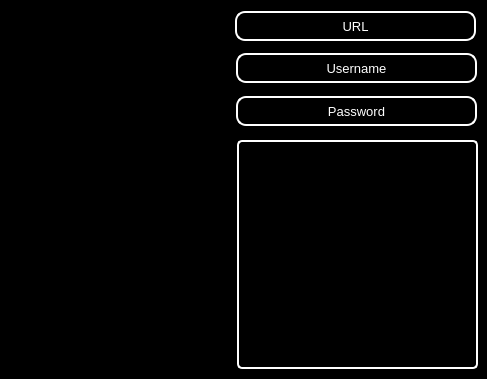
<?xml version="1.0" encoding="UTF-8"?>
<ui version="4.0">
 <class>MainWindow</class>
 <widget class="QMainWindow" name="MainWindow">
  <property name="geometry">
   <rect>
    <x>0</x>
    <y>0</y>
    <width>487</width>
    <height>379</height>
   </rect>
  </property>
  <property name="windowTitle">
   <string>Password Manager</string>
  </property>
  <property name="styleSheet">
   <string notr="true">background-color: rgb(0, 0, 0);</string>
  </property>
  <widget class="QWidget" name="centralwidget">
   <layout class="QVBoxLayout" name="verticalLayout">
    <item>
     <widget class="QStackedWidget" name="stackedWidget">
      <property name="styleSheet">
       <string notr="true">background-color: rgb(0, 0, 0);</string>
      </property>
      <property name="currentIndex">
       <number>1</number>
      </property>
      <widget class="QWidget" name="Page01">
       <widget class="QLabel" name="loginLabel">
        <property name="geometry">
         <rect>
          <x>109</x>
          <y>6</y>
          <width>250</width>
          <height>250</height>
         </rect>
        </property>
        <property name="text">
         <string/>
        </property>
        <property name="pixmap">
         <pixmap resource="Resources.qrc">:/RC/IMG1.png</pixmap>
        </property>
        <property name="scaledContents">
         <bool>true</bool>
        </property>
       </widget>
       <widget class="QLineEdit" name="pwEdit">
        <property name="geometry">
         <rect>
          <x>129</x>
          <y>283</y>
          <width>207</width>
          <height>28</height>
         </rect>
        </property>
        <property name="font">
         <font>
          <pointsize>10</pointsize>
         </font>
        </property>
        <property name="styleSheet">
         <string notr="true">background-color: rgb(0, 0, 0);
color: rgb(255, 255, 255);
border: 2px solid white;
border-radius: 10px;</string>
        </property>
        <property name="echoMode">
         <enum>QLineEdit::Password</enum>
        </property>
        <property name="placeholderText">
         <string> Password</string>
        </property>
       </widget>
       <widget class="ChildLineEdit" name="otpEdit">
        <property name="geometry">
         <rect>
          <x>129</x>
          <y>321</y>
          <width>207</width>
          <height>28</height>
         </rect>
        </property>
        <property name="font">
         <font>
          <pointsize>10</pointsize>
         </font>
        </property>
        <property name="styleSheet">
         <string notr="true">background-color: rgb(0, 0, 0);
color: rgb(255, 255, 255);
border: 2px solid white;
border-radius: 10px;</string>
        </property>
        <property name="placeholderText">
         <string> OTP Code</string>
        </property>
       </widget>
       <widget class="HoverButton" name="loginButton">
        <property name="geometry">
         <rect>
          <x>359</x>
          <y>280</y>
          <width>75</width>
          <height>71</height>
         </rect>
        </property>
        <property name="autoFillBackground">
         <bool>false</bool>
        </property>
        <property name="text">
         <string>Log in</string>
        </property>
        <property name="checkable">
         <bool>true</bool>
        </property>
       </widget>
       <widget class="HoverButton" name="resetButton">
        <property name="geometry">
         <rect>
          <x>32</x>
          <y>280</y>
          <width>75</width>
          <height>71</height>
         </rect>
        </property>
        <property name="styleSheet">
         <string notr="true">background-color: rgb(0, 0, 0);
color: rgb(255, 255, 255);
border: 2px solid white;
border-radius: 10px;</string>
        </property>
        <property name="text">
         <string>Reset</string>
        </property>
       </widget>
       <widget class="QLabel" name="errorLabel">
        <property name="geometry">
         <rect>
          <x>40</x>
          <y>259</y>
          <width>391</width>
          <height>17</height>
         </rect>
        </property>
        <property name="font">
         <font>
          <weight>75</weight>
          <bold>true</bold>
         </font>
        </property>
        <property name="styleSheet">
         <string notr="true">color: rgb(255, 0, 0);</string>
        </property>
        <property name="text">
         <string>Incorrect Login. Try again.</string>
        </property>
        <property name="alignment">
         <set>Qt::AlignCenter</set>
        </property>
       </widget>
      </widget>
      <widget class="QWidget" name="Page02">
       <property name="styleSheet">
        <string notr="true">QTreeView::branch:has-siblings:!adjoins-item {
    border-image: url(vline.png) 0;
}

QTreeView::branch:has-siblings:adjoins-item {
    border-image: url(:/RC/branch-more.png) 0;
}

QTreeView::branch:!has-children:!has-siblings:adjoins-item {
    border-image: url(:/RC/branch-end.png) 0;
}

QTreeView::branch:has-children:!has-siblings:closed,
QTreeView::branch:closed:has-children:has-siblings {
        border-image: none;
        image: url(:/RC/branch-closed.png);
}

QTreeView::branch:open:has-children:!has-siblings,
QTreeView::branch:open:has-children:has-siblings  {
        border-image: none;
        image: url(:/RC/branch-open.png);
}
</string>
       </property>
       <widget class="QTreeWidget" name="treeWidget">
        <property name="geometry">
         <rect>
          <x>-1</x>
          <y>2</y>
          <width>221</width>
          <height>358</height>
         </rect>
        </property>
        <property name="contextMenuPolicy">
         <enum>Qt::CustomContextMenu</enum>
        </property>
        <property name="styleSheet">
         <string notr="true">background-color: rgb(255, 255, 255);
color: rgb(0, 0, 0);
border: 2px solid white;
border-radius: 5px;
QTreeView {
        QScrollBar:vertical {
            border: 2px solid grey;
            background: #32CC99;
            height: 15px;
            margin: 0px 20px 0 20px;
        }
    }</string>
        </property>
        <property name="alternatingRowColors">
         <bool>true</bool>
        </property>
        <property name="sortingEnabled">
         <bool>false</bool>
        </property>
        <attribute name="headerVisible">
         <bool>false</bool>
        </attribute>
        <column>
         <property name="text">
          <string notr="true">1</string>
         </property>
        </column>
       </widget>
       <widget class="HoverButton" name="urlButton">
        <property name="geometry">
         <rect>
          <x>226</x>
          <y>2</y>
          <width>241</width>
          <height>30</height>
         </rect>
        </property>
        <property name="font">
         <font>
          <pointsize>10</pointsize>
          <weight>50</weight>
          <bold>false</bold>
         </font>
        </property>
        <property name="styleSheet">
         <string notr="true">background-color: rgb(0, 0, 0);
color: rgb(255, 255, 255);
border: 2px solid white;
border-radius: 10px;</string>
        </property>
        <property name="text">
         <string>URL</string>
        </property>
       </widget>
       <widget class="HoverButton" name="usernameButton">
        <property name="geometry">
         <rect>
          <x>227</x>
          <y>44</y>
          <width>241</width>
          <height>30</height>
         </rect>
        </property>
        <property name="font">
         <font>
          <pointsize>10</pointsize>
          <weight>50</weight>
          <bold>false</bold>
         </font>
        </property>
        <property name="styleSheet">
         <string notr="true">background-color: rgb(0, 0, 0);
color: rgb(255, 255, 255);
border: 2px solid white;
border-radius: 10px;</string>
        </property>
        <property name="text">
         <string>Username</string>
        </property>
       </widget>
       <widget class="HoverButton" name="pwButton">
        <property name="geometry">
         <rect>
          <x>227</x>
          <y>87</y>
          <width>241</width>
          <height>30</height>
         </rect>
        </property>
        <property name="font">
         <font>
          <pointsize>10</pointsize>
          <weight>50</weight>
          <bold>false</bold>
         </font>
        </property>
        <property name="styleSheet">
         <string notr="true">background-color: rgb(0, 0, 0);
color: rgb(255, 255, 255);
border: 2px solid white;
border-radius: 10px;</string>
        </property>
        <property name="text">
         <string>Password</string>
        </property>
       </widget>
       <widget class="QTextEdit" name="textEdit">
        <property name="geometry">
         <rect>
          <x>228</x>
          <y>131</y>
          <width>241</width>
          <height>229</height>
         </rect>
        </property>
        <property name="font">
         <font>
          <pointsize>10</pointsize>
         </font>
        </property>
        <property name="styleSheet">
         <string notr="true">color: rgb(255, 255, 255);
border: 2px solid white;
border-radius: 5px;</string>
        </property>
       </widget>
      </widget>
     </widget>
    </item>
   </layout>
  </widget>
 </widget>
 <customwidgets>
  <customwidget>
   <class>ChildLineEdit</class>
   <extends>QLineEdit</extends>
   <header>childlineedit.h</header>
  </customwidget>
  <customwidget>
   <class>HoverButton</class>
   <extends>QPushButton</extends>
   <header>hoverbutton.h</header>
  </customwidget>
 </customwidgets>
 <resources>
  <include location="Resources.qrc"/>
 </resources>
 <connections/>
</ui>
